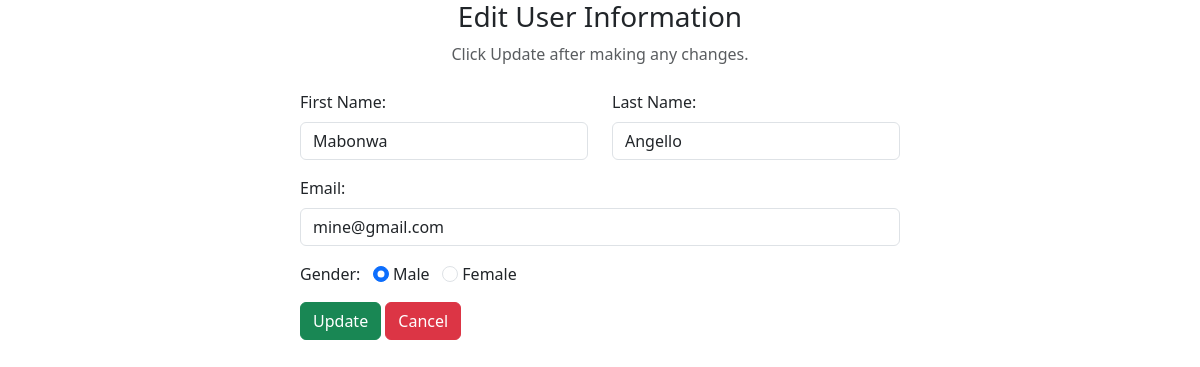
/edit.php?id=5, run on the app's committed database.
### tables this page shows
CREATE TABLE `users` (
  `id` int NOT NULL,
  `first_name` varchar(100) NOT NULL,
  `last_name` varchar(100) NOT NULL,
  `email` varchar(100) NOT NULL,
  `gender` varchar(100) NOT NULL
);

### edit.php (the view, shortened to what this page needs)
<!DOCTYPE html>
<html lang="en">
<head>
    <link href="https://cdn.jsdelivr.net/npm/bootstrap@5.3.2/dist/css/bootstrap.min.css" rel="stylesheet">
    <link rel="stylesheet" href="https://cdnjs.cloudflare.com/ajax/libs/font-awesome/6.4.2/css/all.min.css" />
</head>
<body>
    <div class="container">
        <div class="text-center mb-4">
            <h3>Edit User Information</h3>
            <p class="text-muted">Click Update after making any changes.</p>
        </div>
        <div class="container d-flex justify-content-center">
            <form action="#" method="post" style="width:50vw; min-width:300px;">
            <?php
            include "db_conn.php";
            $id = $_GET["id"];
            $sql = "SELECT * FROM users WHERE id = $id LIMIT 1";
            $result = mysqli_query($conn, $sql);
            $row = mysqli_fetch_assoc($result);
        ?>
                <div class="row mb-3">
                    <div class="col">
                        <label class="form-label">First Name:</label>
                        <input class="form-control" type="text" name="first_name" value="<?php echo $row['first_name']?>">
                    </div>
                    <div class="col">
                        <label class="form-label">Last Name:</label>
                        <input class="form-control" type="text" name="last_name" value="<?php echo $row['last_name']?>">
                    </div>
                </div>
                <div class="mb-3">
                    <label class="form-label">Email:</label>
                    <input class="form-control" type="email" name="email" value="<?php echo $row['email']?>">
                </div>
                <div class="form-group mb-3">
                    <label>Gender:</label>
                    <input type="radio" class="form-check-input" name="gender" id="male" value="Male" <?php echo ($row['gender']=='Male')?"checked":"";?>>
                    <label for="male" class="form-input-label">Male</label>
                    <input type="radio" class="form-check-input" name="gender" id="female" value="Female"<?php echo ($row['gender']=='Female')?"checked":"";?>>
                    <label for="female" class="form-input-label">Female</label>
                </div>
                <div>
                    <button type="submit" class="btn btn-success" name="update">Update</button>
                    <a href="index.php" class="btn btn-danger">Cancel</a>
                </div>
            </form>
        </div>
    </div>
</body>
</html>

### data on the page
users: first_name "Mabonwa", last_name "Angello", email "mine@gmail.com", gender "☑ Male", gender "☐ Female"
